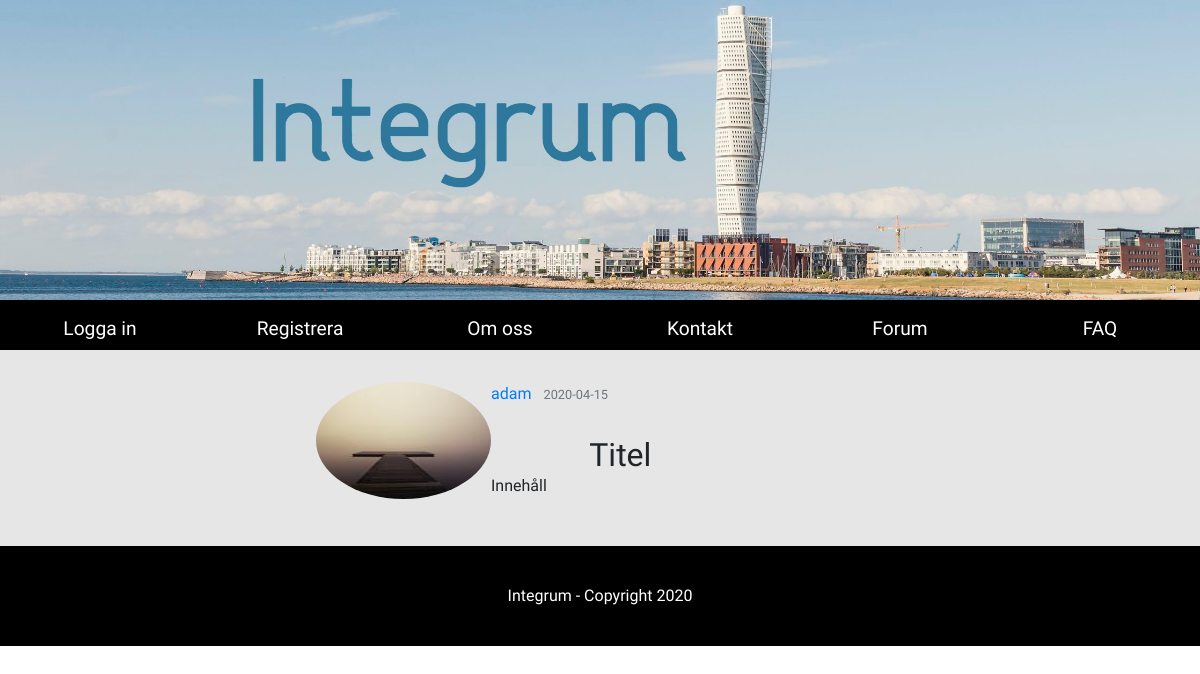
/post/1, run on the app's committed database.
### flask_integrum/models.py (models this page shows, shortened)
class User(db.Model, UserMixin):
    id = db.Column(db.Integer, primary_key=True)
    username = db.Column(db.String(20), unique=True, nullable=False)
    email = db.Column(db.String(120), unique=True, nullable=False)
    image_file = db.Column(db.String(20), nullable=False, default="default.jpg")
    password = db.Column(db.String(60), nullable=False)
    posts = db.relationship("Post", backref="author", lazy=True)

class Post(db.Model):
    id = db.Column(db.Integer, primary_key=True)
    title = db.Column(db.String(100), nullable=False)
    date_posted = db.Column(db.DateTime, nullable=False, default=datetime.utcnow)
    content = db.Column(db.Text, nullable=False)
    user_id = db.Column(db.Integer, db.ForeignKey("user.id"), nullable=False)

### flask_integrum/routes.py (the view)
@app.route("/post/<int:post_id>")
def post(post_id):
    post = Post.query.get_or_404(post_id)
    return render_template("post.html", title=post.title, post=post)

### flask_integrum/templates/post.html (shortened to what this page needs)
{% extends "layout.html" %}
{% block content %}
    <article class="media content-section">
        <img class="rounded-circle article-img" src="{{ url_for('static', filename='images/profile_pics/' + post.author.image_file) }}">
        <div class="media-body">
        <div class="article-metadata">
            <a class="mr-2" href="{{ url_for('user_posts', username=post.author.username) }}">{{ post.author.username }}</a>
            <small class="text-muted">{{ post.date_posted.strftime('%Y-%m-%d') }}</small>
        </div>
        <h2 class="article-title">{{ post.title }}</h2>
        <p class="article-content">{{ post.content }}</p>
        </div>
    </article>
{% endblock content %}

### flask_integrum/static/css/style.css (style rules this page uses)
body { margin: 0; font-size: 1em; font-family: 'Baloo Chettan 2', cursive; }
#wrapper > main > .content-section { width: 50%; margin: 0 auto; }
#wrapper > main > p, h2 { width: 50%; margin: 0 auto; }
h2 { padding-top: 30px; }

### data on the page
User: image_file (picture), author.username "adam"
Post: date_posted "2020-04-15", title "Titel", content "Innehåll"
